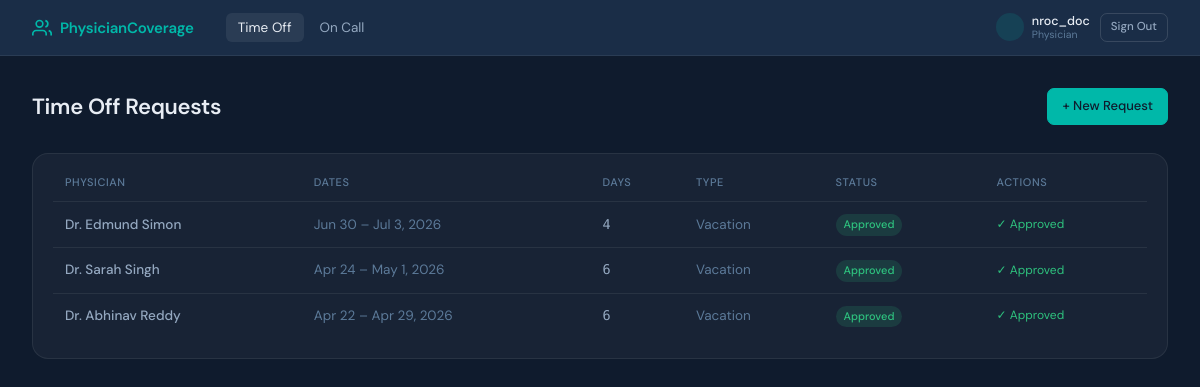
/time-off/ (signed in), run on the app's committed database.
### coverage_tracker/models.py (models this page shows, shortened)
class UserProfile(models.Model):
    ROLE_CHOICES = [
        ('admin', 'Administrator'),
        ('physician_admin', 'Physician Administrator'),
        ('physician', 'Physician'),
        ('nursing', 'Nursing'),
    ]
    SCOPE_CHOICES = [
        ('nroc', 'NROC Physicians'),
        ('psa', 'PSA Physicians'),
        ('all', 'Both NROC and PSA'),
    ]
    user = models.OneToOneField(User, on_delete=models.CASCADE, related_name='profile')
    role = models.CharField(max_length=20, choices=ROLE_CHOICES, default='physician')
    scope = models.CharField(
        max_length=10, choices=SCOPE_CHOICES, default='nroc',
        help_text="Which physician group this login represents."
    )
    physician = models.OneToOneField(
        Physician, on_delete=models.SET_NULL, null=True, blank=True,
        help_text="Optional: link to a specific physician record (not required for shared logins)."
    )
    @property
    def is_admin(self):
        return self.role == 'admin' or self.user.is_superuser
    @property
    def is_physician_admin(self):
        return self.role == 'physician_admin'
    @property
    def is_nursing(self):
        return self.role == 'nursing'
    @property
    def can_approve_time_off(self):
        return self.is_admin or self.is_physician_admin

class TimeOffRequest(models.Model):
    STATUS_CHOICES = [
        ('pending', 'Pending'),
        ('approved', 'Approved'),
        ('denied', 'Denied'),
        ('cancelled', 'Cancelled'),
    ]
    TYPE_CHOICES = [
        ('vacation', 'Vacation'),
        ('sick', 'Sick Leave'),
        ('conference', 'Conference / CME'),
        ('personal', 'Personal'),
        ('other', 'Other'),
    ]
    physician = models.ForeignKey(Physician, on_delete=models.CASCADE, related_name='time_off_requests')
    start_date = models.DateField()
    end_date = models.DateField()
    request_type = models.CharField(max_length=20, choices=TYPE_CHOICES, default='vacation')
    status = models.CharField(max_length=20, choices=STATUS_CHOICES, default='pending')
    notes = models.TextField(blank=True)
    created_at = models.DateTimeField(auto_now_add=True)
    updated_at = models.DateTimeField(auto_now=True)
    class Meta:
        ordering = ['-start_date']
    def workdays(self):
        holidays = set()
        extra = set()
        for y in range(self.start_date.year, self.end_date.year + 1):
            holidays |= set(get_holidays(y))
            extra |= get_extra_workdays(y)
        days = []
        current = self.start_date
        while current <= self.end_date:
            if is_workday(current, holidays, extra):
                days.append(current)
            current += datetime.timedelta(days=1)
        return days
    @property
    def duration_days(self):
        return len(self.workdays())

class Physician(models.Model):
    PHYSICIAN_TYPE_CHOICES = [
        ('regular', 'NROC Physician'),
        ('locum', 'Locum / Covering Physician'),
        ('psa', 'PSA Physician'),
    ]
    user = models.OneToOneField(User, on_delete=models.CASCADE, null=True, blank=True)
    first_name = models.CharField(max_length=100)
    last_name = models.CharField(max_length=100)
    email = models.EmailField(unique=True)
    physician_type = models.CharField(max_length=10, choices=PHYSICIAN_TYPE_CHOICES, default='regular')
    total_vacation_days = models.PositiveIntegerField(
        default=20,
        help_text="Annual vacation day allocation (for NROC physicians)"
    )
    daily_rate = models.DecimalField(
        max_digits=10, decimal_places=2, null=True, blank=True,
        help_text="Legacy / standard daily rate (kept for reference — hourly rate is used for pay)"
    )
    hourly_rate = models.DecimalField(
        max_digits=10, decimal_places=2, null=True, blank=True,
        help_text="Hourly rate for locum physicians. Daily pay = hourly rate × hours worked."
    )
    agency = models.CharField(
        max_length=200, blank=True,
        help_text="Staffing agency name (for locum physicians)"
    )
    is_active = models.BooleanField(default=True)
    class Meta:
        ordering = ['physician_type', 'last_name', 'first_name']
    def __str__(self):
        return f"Dr. {self.first_name} {self.last_name}"

### coverage_tracker/views.py (the view)
# urls.py: path('time-off/', views.time_off_list, name='time_off_list'),
@login_required_custom
def time_off_list(request):
    profile = getattr(request.user, 'profile', None)
    is_admin = bool(profile and profile.is_admin)
    is_physician_admin = bool(profile and profile.is_physician_admin)
    can_approve = bool(profile and profile.can_approve_time_off)
    status = request.GET.get('status', '')
    physician_id = request.GET.get('physician', '')
    qs = TimeOffRequest.objects.select_related('physician').order_by('-start_date')
    viewer_scope = profile.scope if profile else 'nroc'
    if is_admin:
        if status:
            qs = qs.filter(status=status)
        if physician_id:
            qs = qs.filter(physician_id=physician_id)
    else:
        qs = qs.filter(status__in=['pending', 'approved'])
        allowed_types = SCOPE_TO_TYPE.get(viewer_scope, [])
        if allowed_types:
            qs = qs.filter(physician__physician_type__in=allowed_types)
        else:
            qs = qs.none()
    physicians = Physician.objects.filter(is_active=True, physician_type__in=['regular', 'psa'])
    viewer_physician = profile.physician if profile else None
    enriched_requests = []
    for req in qs:
        coverage = None
        coverage_status = None
        if req.status == 'approved':
            assignments = CoverageAssignment.objects.filter(
                covered_physician=req.physician,
                date__gte=req.start_date,
                date__lte=req.end_date,
            ).select_related('covering_physician', 'clinic').order_by('date')
            covered_dates = set(a.date for a in assignments)
            all_dates_count = req.duration_days
            if assignments.exists():
                if len(covered_dates) >= all_dates_count:
                    coverage_status = 'full'
                else:
                    coverage_status = 'partial'
            else:
                coverage_status = 'none'
            locum_names = list({a.covering_physician for a in assignments if a.covering_physician_id})
            coverage = locum_names
        enriched_requests.append({
            'req': req,
            'coverage': coverage,
            'coverage_status': coverage_status,
            'is_own': viewer_physician is not None and req.physician_id == viewer_physician.pk,
        })
    return render(request, 'coverage_tracker/time_off_list.html', {
        'enriched_requests': enriched_requests,
        'physicians': physicians,
        'status_filter': status,
        'physician_filter': physician_id,
        'is_admin': is_admin,
        'is_physician_admin': is_physician_admin,
        'can_approve': can_approve,
    })

### coverage_tracker/templates/coverage_tracker/time_off_list.html (shortened to what this page needs)
{% extends "coverage_tracker/base.html" %}
{% block content %}
<div class="page-header">
  <h1>Time Off Requests</h1>
  <div style="display:flex; gap:8px;">
    <a href="/time-off/add/" class="btn btn-primary">+ New Request</a>
  </div>
</div>
<div class="card">
  <div class="table-wrap">
    <table>
      <thead>
        <tr>
          <th>Physician</th>
          <th>Dates</th>
          <th>Days</th>
          <th>Type</th>
          <th>Status</th>
          <th>Actions</th>
        </tr>
      </thead>
      <tbody>
        {% for item in enriched_requests %}
        {% with req=item.req %}
        <tr>
          <td>
            {% if is_admin %}
           <a href="/physicians/{{ req.physician.pk }}/" style="color:var(--text); text-decoration:none; font-weight:500;">
           {{ req.physician }}
           </a>
            {% if req.physician.is_regular %}
             <span class="badge" style="background:rgba(0,184,169,0.15);color:var(--teal);margin-left:6px;">NROC</span>
           {% elif req.physician.is_psa %}
            <span class="badge" style="background:rgba(155,127,232,0.15);color:var(--purple);margin-left:6px;">PSA</span>
            {% endif %}
            {% else %}
            <span style="font-weight:500;">{{ req.physician }}</span>
          {% endif %}
        </td>
          <td class="text-muted">{{ req.start_date|date:"M j" }} – {{ req.end_date|date:"M j, Y" }}</td>
          <td style="font-family:'DM Mono',monospace;">{{ req.duration_days }}</td>
          <td class="text-muted">{{ req.get_request_type_display }}</td>
          <td><span class="badge badge-{{ req.status }}">{{ req.get_status_display }}</span></td>
          <td>
            <div class="flex gap-2">
              {% if can_approve %}
                {%if is_admin%}
                <a href="/time-off/{{ req.pk }}/edit/" class="btn btn-ghost btn-sm">Edit</a>
                {% endif %}
                {% if req.status == 'pending' %}
                  <form method="post" action="/time-off/{{ req.pk }}/approve/" style="display:inline;">{% csrf_token %}
                    <button type="submit" class="btn btn-success btn-sm">Approve</button>
                  </form>
                  <form method="post" action="/time-off/{{ req.pk }}/deny/" style="display:inline;">{% csrf_token %}
                    <button type="submit" class="btn btn-danger btn-sm">Deny</button>
                  </form>
                {% endif %}
                {% if req.status == 'approved' and is_admin%}
                  <a href="/time-off/{{ req.pk }}/assign-locum/" class="btn btn-ghost btn-sm" title="Edit coverage">
                    <svg width="12" height="12" viewBox="0 0 24 24" fill="none" stroke="currentColor" stroke-width="2"><path d="M11 4H4a2 2 0 0 0-2 2v14a2 2 0 0 0 2 2h14a2 2 0 0 0 2-2v-7"/><path d="M18.5 2.5a2.121 2.121 0 0 1 3 3L12 15l-4 1 1-4 9.5-9.5z"/></svg>
                  </a>
                {% endif %}
                {% if req.status == 'pending' and is_admin or req.status == 'approved' and is_admin %}
                  <form method="post" action="/time-off/{{ req.pk }}/cancel/" style="display:inline;"
                        onsubmit="return confirm('Cancel this time off request?')">{% csrf_token %}
                    <button type="submit" class="btn btn-danger btn-sm">Cancel</button>
                  </form>
                {% endif %}
              {% else %}
                {% if req.status == 'pending' %}
                  <span class="badge badge-pending" style="margin-right:4px;">Awaiting approval</span>
                  <form method="post" action="/time-off/{{ req.pk }}/cancel/" style="display:inline;"
                        onsubmit="return confirm('Cancel this request?')">{% csrf_token %}
                    <button type="submit" class="btn btn-danger btn-sm">Cancel</button>
                  </form>
                {% elif req.status == 'approved' %}
                  <span style="font-size:12px;color:var(--green);">✓ Approved</span>
                {% elif req.status == 'denied' %}
                  <span style="font-size:12px;color:var(--red);">Denied</span>
                {% else %}
                  <span class="text-muted text-sm">{{ req.get_status_display }}</span>
                {% endif %}
              {% endif %}
            </div>
          </td>
        </tr>
        {% endwith %}
        {% empty %}
        <tr>
          <td colspan="7" style="text-align:center; padding:2rem;" class="empty-state">
            {% if is_admin %}No requests found.{% else %}You have no time off requests yet. <a href="/time-off/add/" style="color:var(--teal);">Submit one</a>.{% endif %}
          </td>
        </tr>
        {% endfor %}
      </tbody>
    </table>
  </div>
</div>
{% endblock %}

### coverage_tracker/templates/coverage_tracker/base.html (shortened to what this page needs)
<!DOCTYPE html>
<html lang="en">
<head>
</head>
<body>
<nav>
 {% if request.user.is_authenticated and request.user.profile.is_admin %}
  <a href="/" class="nav-brand">
    <svg viewBox="0 0 24 24" fill="none" stroke="currentColor" stroke-width="2">
      <path d="M17 21v-2a4 4 0 0 0-4-4H5a4 4 0 0 0-4 4v2"/><circle cx="9" cy="7" r="4"/>
      <path d="M23 21v-2a4 4 0 0 0-3-3.87"/><path d="M16 3.13a4 4 0 0 1 0 7.75"/>
    </svg>
    PhysicianCoverage
  </a>
  {% else %}
  <span class="nav-brand" style="cursor:default;">
    <svg viewBox="0 0 24 24" fill="none" stroke="currentColor" stroke-width="2">
      <path d="M17 21v-2a4 4 0 0 0-4-4H5a4 4 0 0 0-4 4v2"/><circle cx="9" cy="7" r="4"/>
      <path d="M23 21v-2a4 4 0 0 0-3-3.87"/><path d="M16 3.13a4 4 0 0 1 0 7.75"/>
    </svg>
    PhysicianCoverage
  </span>
  {% endif %}
  <ul class="nav-links">
    {% if request.user.is_authenticated and not request.user.profile.is_nursing  %}
    <li><a href="/time-off/" {% if 'time_off' in request.resolver_match.url_name and request.resolver_match.url_name != 'approved_time_off_coverage' and request.resolver_match.url_name != 'assign_locum_to_time_off' %}class="active"{% endif %}>Time Off</a></li>
    <li><a href="/on-call/" {% if 'on_call' in request.resolver_match.url_name %}class="active"{% endif %}>On Call</a></li>
    {% endif %}
  </ul>
  {% if request.user.is_authenticated %}
    <div style="display:flex;align-items:center;gap:10px;">
      <div style="display:flex;align-items:center;gap:8px;">
        <div style="width:28px;height:28px;border-radius:50%;display:flex;align-items:center;justify-content:center;font-size:10px;font-weight:600;
          {% if request.user.profile.is_admin %}background:rgba(245,166,35,0.2);color:var(--amber);{% else %}background:rgba(0,184,169,0.15);color:var(--teal);{% endif %}">
        </div>
        <div>
          <div style="font-size:12.5px;font-weight:500;color:var(--text);line-height:1.2;">{{ request.user.get_full_name|default:request.user.username }}</div>
          <div style="font-size:10.5px;color:var(--text-3);line-height:1.2;">
            {% if request.user.profile.is_admin %}Administrator{% else %}Physician{% endif %}
          </div>
        </div>
      </div>
      <a href="/logout/" class="btn btn-ghost btn-sm" style="font-size:11.5px;">Sign Out</a>
    </div>
  {% else %}
    <a href="/login/" class="btn btn-ghost btn-sm">Sign In</a>
  {% endif %}
</nav>
<main>
  {% block content %}{% endblock %}
</main>
</body>
</html>

### data on the page
TimeOffRequest: req.physician "Dr. Edmund Simon", req.start_date "Jun 30", req.end_date "Jul 3, 2026", req.duration_days "4", req.request_type "Vacation", req.status "Approved", shows "✓ Approved"
TimeOffRequest: req.physician "Dr. Sarah Singh", req.start_date "Apr 24", req.end_date "May 1, 2026", req.duration_days "6", req.request_type "Vacation", req.status "Approved", shows "✓ Approved"
TimeOffRequest: req.physician "Dr. Abhinav Reddy", req.start_date "Apr 22", req.end_date "Apr 29, 2026", req.duration_days "6", req.request_type "Vacation", req.status "Approved", shows "✓ Approved"

### other printed values
{{ request.user.get_full_name|default:request.user.username }} "nroc_doc"
